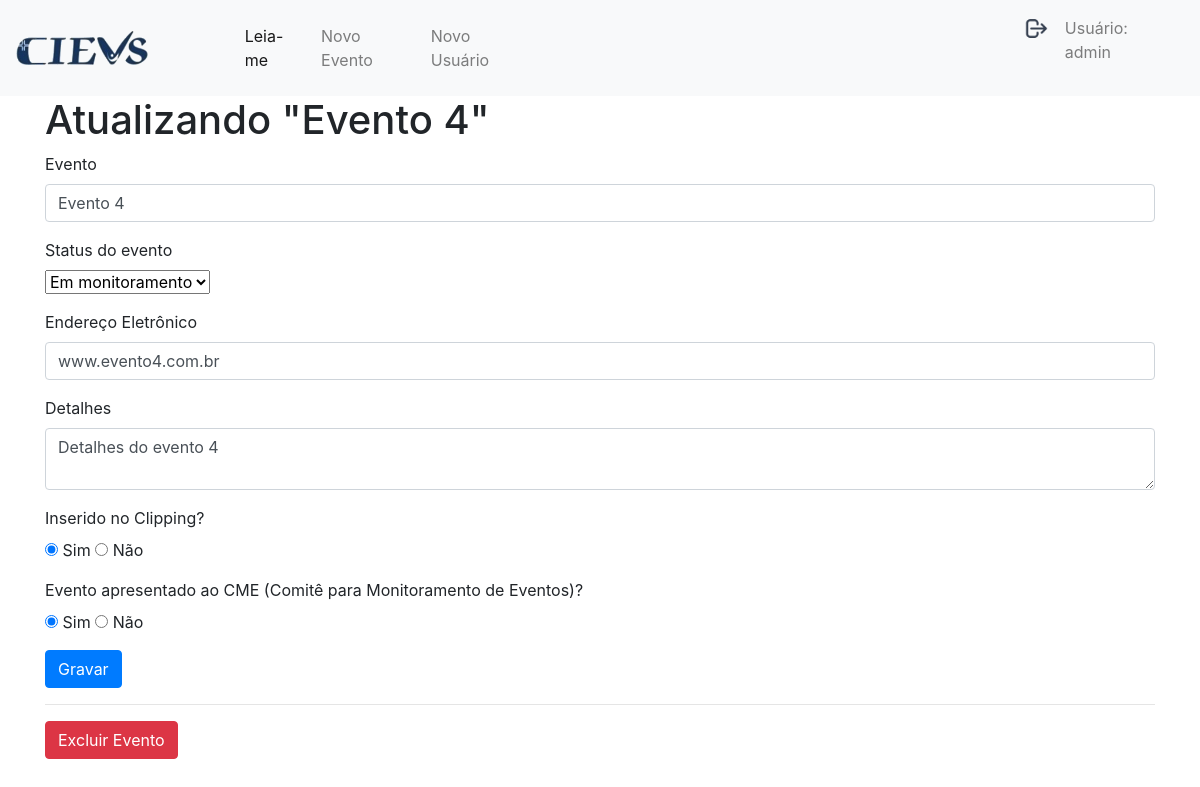
Page /edit/4 (signed in) on the committed database.
### tables this page shows
CREATE TABLE user (
  id INTEGER PRIMARY KEY AUTOINCREMENT,
  username TEXT UNIQUE NOT NULL,
  password TEXT NOT NULL
);

CREATE TABLE posts (
  id INTEGER PRIMARY KEY AUTOINCREMENT,
  created DATE,
  updated DATE,
  title VARCHAR NOT NULL,
  links VARCHAR NOT NULL,
  details TEXT NOT NULL,
  status_evento VARCHAR NOT NULL, 
  clipping BOOLEAN,
  cme BOOLEAN,
  data_insercao_no_clipping DATE, 
  ultima_data_no_clipping DATE, 
  data_inicio_monitoramento_no_cme DATE, 
  data_encerramento_do_monitaramento DATE, 
  ultima_avaliacao_risco VARCHAR,
  compartilhamento_da_informacao BOOLEAN 
);

### app.py (the view, shortened to what this page needs)
@app.route('/edit/<int:id>', methods=('GET', 'POST'))
def edit(id):
    if g.user is not None:
        post = get_post(id)
        return render_template('create.html', post=post)
    flash('Necessário login!')
    return redirect(url_for('login'))

### app.py (called while the page is built)
def get_db_connection():
    conn = sqlite3.connect('database.db')
    conn.row_factory = sqlite3.Row
    return conn

def get_post(post_id):
    conn = get_db_connection()
    post = conn.execute('SELECT * FROM posts WHERE id = ?', (post_id,)).fetchone()
    conn.close()
    if post is None:
        abort(404)
    return post

@app.before_request
def load_logged_in_user():
    user_id = session.get('user_id')
    if user_id is None:
        g.user = None
    else:
        g.user = get_db_connection().execute(
            'SELECT * FROM user WHERE id = ?', (user_id,)
        ).fetchone()

### templates/create.html (shortened to what this page needs)
{% extends 'base.html' %}
{% block content %}
{% if post['id'] %}
<h1> Atualizando "{{ post['title'] }}" </h1>
{% else %}
<h1> Inserir novo Evento </h1>
{% endif %}
<form method="post">
    <div class="form-group">
        <label for="title">Evento</label>
        <input type="text" name="title"
               placeholder="Nome do Evento" class="form-control"
               value="{{ request.form['title'] or post['title'] }}"></input>
    </div>
    <div class="form-group">
        <label for="clipping">Status do evento </label></br>
        <select name="status_evento" id="status_evento">
        {% if post['status_evento'] == 'Em monitoramento' %}
            <option value="Em monitoramento" selected>Em monitoramento</option>
        {% elif post['status_evento'] == 'Descartado' %}
            <option value="Em monitoramento">Em monitoramento</option>
            <option value="Descartado" selected>Descartado</option>
            <option value="Confirmado">Confirmado</option>
        {% else %}
            <option value="Em monitoramento">Em monitoramento</option>
            <option value="Descartado">Descartado</option>
            <option value="Confirmado" selected>Confirmado</option>
        {% endif %}
        </select>
    </div>
    <div class="form-group">
        <label for="links">Endereço Eletrônico</label>
        <input type="text" name="links"
               placeholder="Digite aqui o endereço eletônico (link) do evento." class="form-control"
               value="{{ request.form['links'] or post['links'] }}"></input>
    </div>
    <div class="form-group">
        <label for="details">Detalhes</label>
        <textarea name="details" placeholder="Detalhes do evento"
                  class="form-control">{{ request.form['details'] or post ['details']}}</textarea>
    </div>
    <div class="form-group">
        <label for="clipping">Inserido no Clipping? </label></br>
    {% if post['clipping'] == 'True' %}
        <input type="radio" name="clipping" id ='clipping' value=True checked> Sim </input>
        <input type="radio" name="clipping" id ='clipping' value=False> Não </input>
    {% elif post['clipping'] == 'False' %}
        <input type="radio" name="clipping" id ='clipping' value=True> Sim </input>
        <input type="radio" name="clipping" id ='clipping' value=False checked> Não </input>
    {% else %}
        <input type="radio" name="clipping" id ='clipping' value=True> Sim </input>
        <input type="radio" name="clipping" id ='clipping' value=False> Não </input>
    {% endif %}
    </div>
    <div class="form-group">
        <label for="cme">Evento apresentado ao CME (Comitê para Monitoramento de Eventos)?</label></br>
    {% if post['cme'] == 'True' %}
        <input type="radio" name="cme" id ='cme' value=True checked> Sim </input>
        <input type="radio" name="cme" id ='cme' value=False> Não </input>
    {% elif post['cme'] == 'False' %}
        <input type="radio" name="cme" id ='cme' value=True> Sim </input>
        <input type="radio" name="cme" id ='cme' value=False checked> Não </input>
    {% else %}
        <input type="radio" name="cme" id ='cme' value=True> Sim </input>
        <input type="radio" name="cme" id ='cme' value=False> Não </input>
    {% endif %}
    </div>
    <div class="form-group">
        <button type="submit" class="btn btn-primary">Gravar</button>
    </div>
</form>
{% if post['id'] %}
<hr>
<form action="{{ url_for('delete', id=post['id']) }}" method="post">
    <input type="submit" value="Excluir Evento"
            class="btn btn-danger"
            onclick="return confirm('Deseja realmente excluir o Evento ?')">
</form>
{% endif %}
{% endblock %}

### templates/base.html (shortened to what this page needs)
<!doctype html>
<html lang="pt">
  <head>
    <link rel="stylesheet" href="https://stackpath.bootstrapcdn.com/bootstrap/4.3.1/css/bootstrap.min.css">
    <link rel="stylesheet" href="../static/css/style.css">
  </head>
  <body>
    <nav class="navbar navbar-expand-md navbar-light bg-light">
        <a href="{{ url_for('index')}}"><img src="../static/img/cievs.png" class="img-navbar"></a>
        <div class="collapse navbar-collapse" id="navbarNav">
            <ul class="navbar-nav mr-auto">
                <li class="nav-item active">
                    <a class="nav-link" href="#">Leia-me</a>
                </li>
                {% if session.get('user_id') %}
                <li class="nav-item">
                    <a class="nav-link" href="{{url_for('create')}}">Novo Evento</a>
                </li>
                {% if g.user['username'] == 'admin' %}
                    <li class="nav-item">
                        <a class="nav-link" href="{{url_for('register')}}">Novo Usuário</a>
                    </li>
                {% endif %}
                {% endif %}
            </ul>
            <ul class="navbar-nav">
                {% if session.get('user_id') %}
                <li class="nav-item">
                    <a class="nav-link" href="{{url_for('logout')}}"><img src="../static/img/7612790.png" class="btn-logout"></a>
                </li>
                <li class="nav-item">
                    <p class="nav-link"> Usuário: {{ g.user['username'] }} </p>
                </li>
                {% else %}
                <li class="nav-item">
                    <a class="nav-link" href="{{url_for('login')}}">Login</a>
                </li>
                {% endif %}
            </ul>
        </div>
    </nav>
    <div class="container">
        {% block content %} {% endblock %}
    </div>
  </body>
</html>

### static/css/style.css (style rules this page uses)
.img-navbar { height: 60%; width: 60%; }
.btn-logout { height: 5%; width: 5%; float: right; }

### rows in the picture
user: user.username "admin"
posts: title "Evento 4", status_evento "Em monitoramento", links "www.evento4.com.br", details "Detalhes do evento 4"
